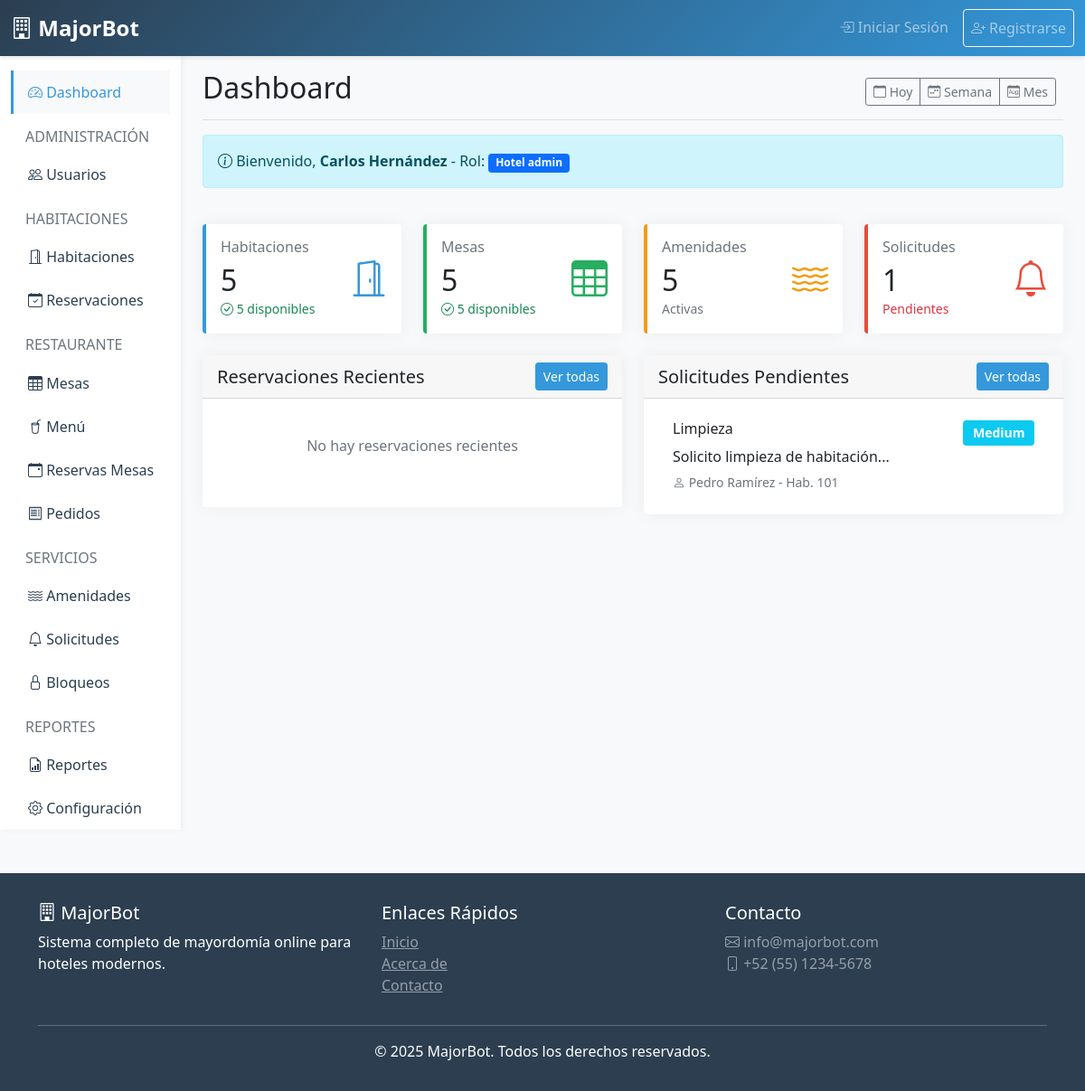
/dashboard (signed in), run on the app's committed database.
### tables this page shows
CREATE TABLE IF NOT EXISTS service_requests (
    id INT AUTO_INCREMENT PRIMARY KEY,
    hotel_id INT NOT NULL,
    guest_id INT NOT NULL,
    room_id INT NULL,
    service_type VARCHAR(100) NOT NULL,
    description TEXT NOT NULL,
    priority ENUM('low', 'medium', 'high', 'urgent') DEFAULT 'medium',
    assigned_to INT NULL,
    status ENUM('pending', 'assigned', 'in_progress', 'completed', 'cancelled') DEFAULT 'pending',
    notes TEXT,
    completed_at TIMESTAMP NULL,
    created_at TIMESTAMP DEFAULT CURRENT_TIMESTAMP,
    updated_at TIMESTAMP DEFAULT CURRENT_TIMESTAMP ON UPDATE CURRENT_TIMESTAMP,
    FOREIGN KEY (hotel_id) REFERENCES hotels(id) ON DELETE CASCADE,
    FOREIGN KEY (guest_id) REFERENCES users(id) ON DELETE CASCADE,
    FOREIGN KEY (room_id) REFERENCES rooms(id) ON DELETE SET NULL,
    FOREIGN KEY (assigned_to) REFERENCES users(id) ON DELETE SET NULL
);

CREATE TABLE IF NOT EXISTS users (
    id INT AUTO_INCREMENT PRIMARY KEY,
    hotel_id INT NULL,
    email VARCHAR(150) UNIQUE NOT NULL,
    password VARCHAR(255) NOT NULL,
    first_name VARCHAR(100) NOT NULL,
    last_name VARCHAR(100) NOT NULL,
    phone VARCHAR(20),
    role ENUM('superadmin', 'hotel_admin', 'restaurant_manager', 'hostess', 'collaborator', 'guest') NOT NULL,
    avatar VARCHAR(255),
    is_active TINYINT(1) DEFAULT 1,
    last_login TIMESTAMP NULL,
    created_at TIMESTAMP DEFAULT CURRENT_TIMESTAMP,
    updated_at TIMESTAMP DEFAULT CURRENT_TIMESTAMP ON UPDATE CURRENT_TIMESTAMP,
    FOREIGN KEY (hotel_id) REFERENCES hotels(id) ON DELETE CASCADE
);

CREATE TABLE IF NOT EXISTS rooms (
    id INT AUTO_INCREMENT PRIMARY KEY,
    hotel_id INT NOT NULL,
    room_number VARCHAR(50) NOT NULL,
    room_type ENUM('single', 'double', 'suite', 'deluxe', 'presidential') NOT NULL,
    capacity INT DEFAULT 2,
    price_per_night DECIMAL(10,2) NOT NULL,
    floor INT,
    description TEXT,
    amenities TEXT,
    status ENUM('available', 'occupied', 'maintenance', 'blocked') DEFAULT 'available',
    images TEXT,
    is_active TINYINT(1) DEFAULT 1,
    created_at TIMESTAMP DEFAULT CURRENT_TIMESTAMP,
    updated_at TIMESTAMP DEFAULT CURRENT_TIMESTAMP ON UPDATE CURRENT_TIMESTAMP,
    FOREIGN KEY (hotel_id) REFERENCES hotels(id) ON DELETE CASCADE,
    UNIQUE KEY unique_room (hotel_id, room_number)
);

### app/views/dashboard/index.php (the view, shortened to what the rows shown need)
<div class="d-flex justify-content-between flex-wrap flex-md-nowrap align-items-center pb-2 mb-3 border-bottom">
    <h1 class="h2">Dashboard</h1>
</div>
<?php if ($role === 'superadmin'): ?>
    <div class="row g-4 mb-4">
        <div class="col-md-3">
            <div class="card stat-card">
                <div class="card-body">
                    <div class="d-flex justify-content-between align-items-center">
                        <div>
                            <h6 class="text-muted mb-2">Total Hoteles</h6>
                            <h2 class="mb-0"><?php echo $stats['total_hotels'] ?? 0; ?></h2>
                        </div>
                        <div>
                            <i class="bi bi-buildings" style="font-size: 2.5rem; color: var(--secondary-color);"></i>
                        </div>
                    </div>
                </div>
            </div>
        </div>
        <div class="col-md-3">
            <div class="card stat-card success">
                <div class="card-body">
                    <div class="d-flex justify-content-between align-items-center">
                        <div>
                            <h6 class="text-muted mb-2">Suscripciones Activas</h6>
                            <h2 class="mb-0"><?php echo $stats['active_subscriptions'] ?? 0; ?></h2>
                        </div>
                        <div>
                            <i class="bi bi-check-circle" style="font-size: 2.5rem; color: var(--success-color);"></i>
                        </div>
                    </div>
                </div>
            </div>
        </div>
        <div class="col-md-3">
            <div class="card stat-card warning">
                <div class="card-body">
                    <div class="d-flex justify-content-between align-items-center">
                        <div>
                            <h6 class="text-muted mb-2">Hoteles en Prueba</h6>
                            <h2 class="mb-0"><?php echo $stats['trial_hotels'] ?? 0; ?></h2>
                        </div>
                        <div>
                            <i class="bi bi-clock" style="font-size: 2.5rem; color: var(--warning-color);"></i>
                        </div>
                    </div>
                </div>
            </div>
        </div>
        <div class="col-md-3">
            <div class="card stat-card">
                <div class="card-body">
                    <div class="d-flex justify-content-between align-items-center">
                        <div>
                            <h6 class="text-muted mb-2">Total Usuarios</h6>
                            <h2 class="mb-0"><?php echo $stats['total_users'] ?? 0; ?></h2>
                        </div>
                        <div>
                            <i class="bi bi-people" style="font-size: 2.5rem; color: var(--info-color);"></i>
                        </div>
                    </div>
                </div>
            </div>
        </div>
    </div>
    <div class="row">
        <div class="col-md-12">
            <div class="card">
                <div class="card-header">
                    <h5 class="mb-0">Hoteles Registrados</h5>
                </div>
                <div class="card-body">
                    <p class="text-muted">Gestiona todos los hoteles registrados en la plataforma</p>
                    <a href="<?php echo BASE_URL; ?>/hotels" class="btn btn-primary">
                        <i class="bi bi-buildings"></i> Ver Hoteles
                    </a>
                </div>
            </div>
        </div>
    </div>
<?php else: ?>
    <div class="row g-4 mb-4">
        <div class="col-md-3">
            <div class="card stat-card">
                <div class="card-body">
                    <div class="d-flex justify-content-between align-items-center">
                        <div>
                            <h2 class="mb-0"><?php echo $stats['total_rooms'] ?? 0; ?></h2>
                        </div>
                    </div>
                </div>
            </div>
        </div>
        <div class="col-md-3">
            <div class="card stat-card success">
                <div class="card-body">
                    <div class="d-flex justify-content-between align-items-center">
                        <div>
                            <h2 class="mb-0"><?php echo $stats['total_tables'] ?? 0; ?></h2>
                        </div>
                    </div>
                </div>
            </div>
        </div>
        <div class="col-md-3">
            <div class="card stat-card warning">
                <div class="card-body">
                    <div class="d-flex justify-content-between align-items-center">
                        <div>
                            <h2 class="mb-0"><?php echo $stats['total_amenities'] ?? 0; ?></h2>
                        </div>
                    </div>
                </div>
            </div>
        </div>
        <div class="col-md-3">
            <div class="card stat-card danger">
                <div class="card-body">
                    <div class="d-flex justify-content-between align-items-center">
                        <div>
                            <h2 class="mb-0"><?php echo $stats['pending_services'] ?? 0; ?></h2>
                        </div>
                    </div>
                </div>
            </div>
        </div>
    </div>
    <div class="row g-4">
        <div class="col-md-6">
            <div class="card">
                <div class="card-body">
                    <?php if (!empty($stats['pending_requests'])): ?>
                        <div class="list-group list-group-flush">
                            <?php foreach($stats['pending_requests'] as $request): ?>
                                <div class="list-group-item">
                                    <div class="d-flex w-100 justify-content-between">
                                        <h6 class="mb-1"><?php echo $request['service_type']; ?></h6>
                                        <small class="badge badge-status
                                            <?php
                                                echo $request['priority'] === 'urgent' ? 'bg-danger' :
                                                     ($request['priority'] === 'high' ? 'bg-warning' : 'bg-info');
                                            ?>">
                                            <?php echo ucfirst($request['priority']); ?>
                                        </small>
                                    </div>
                                    <p class="mb-1"><?php echo substr($request['description'], 0, 50) . '...'; ?></p>
                                    <small class="text-muted">
                                        <i class="bi bi-person"></i> <?php echo $request['first_name'] . ' ' . $request['last_name']; ?>
                                        <?php if ($request['room_number']): ?>
                                            - Hab. <?php echo $request['room_number']; ?>
                                        <?php endif; ?>
                                    </small>
                                </div>
                            <?php endforeach; ?>
                        </div>
                    <?php else: ?>
                        <p class="text-muted text-center py-4">No hay solicitudes pendientes</p>
                    <?php endif; ?>
                </div>
            </div>
        </div>
    </div>
<?php endif; ?>
            </div>
        </main>
    </div>
</div>

### data on the page
service_requests: service_type "Limpieza", priority "Medium", description "Solicito limpieza de habitación", guest.first_name "Pedro", guest.last_name "Ramírez", room.room_number "101"

### other printed values
$_SESSION['first_name'] "Carlos"
$_SESSION['last_name'] "Hernández"
str_replace('_', ' ', $role) "Hotel admin"
$stats['total_rooms'] "5"
$stats['available_rooms'] "5"
$stats['total_tables'] "5"
$stats['available_tables'] "5"
$stats['total_amenities'] "5"
$stats['pending_services'] "1"
